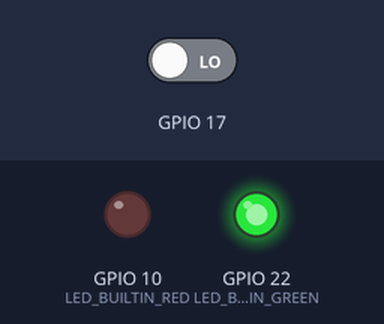
The sketch below on a simulated ESP32. Parts: output pins drawn as LEDs (lit = HIGH). Inputs (shaded band) come from the test bench; at power-on: GPIO 17 LOW. What the sketch prints to the serial monitor is not drawn.

Above: at 1.2 s.
1.3 s: GPIO 17 driven HIGH
At 2.5 s:
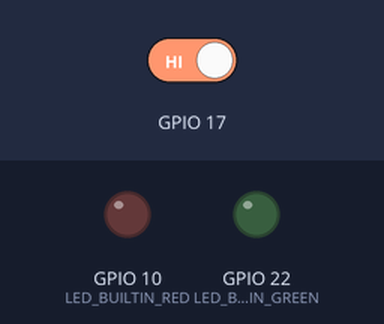
4.3 s: GPIO 17 driven LOW
At 5.3 s:
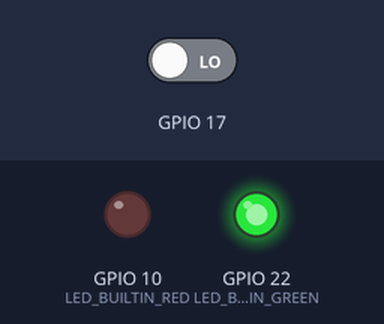
Timing chart, 0 to 7.3 s (numbered marks = the images above; inputs shaded):
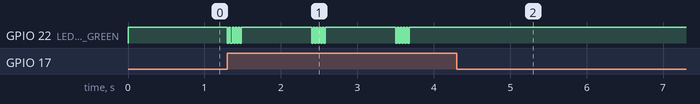

Measured:
- after the input at 1.3 s, GPIO 22 (LED_BUILTIN_GREEN): HIGH → LOW at once, then repeats every 1.1 s: 4 × (HIGH 0.02 s, LOW 0.02 s), HIGH 0.92 s, LOW 0.02 s
- after the input at 4.3 s, GPIO 22 (LED_BUILTIN_GREEN): stops changing and stays HIGH

The sketch:

esp32_read.ino
```cpp
#define LED_BUILTIN_GREEN 22
#define LED_BUILTIN_RED 10

boolean isAntiSpamTimerRunnng;
long antiSpamTimer;
long antiSpamMinimum;

// the setup function runs once when you press reset or power the board
void setup() {
  // initialize digital pin LED_BUILTIN as an output.
  pinMode(LED_BUILTIN_GREEN, OUTPUT);
  pinMode(LED_BUILTIN_RED, OUTPUT);
  Serial.begin(115200);
  Serial.println("watchman start");
  pinMode(GPIO_NUM_17, INPUT_PULLDOWN);

  digitalWrite(LED_BUILTIN_GREEN, HIGH);   // turn the LED on (HIGH is the voltage level)

  isAntiSpamTimerRunnng = false;

  //

}

void ensureWifiConnected()
{


}


void startAntiSpamTimer()
{
  isAntiSpamTimerRunnng = true;
  antiSpamTimer = 0;
}


void reactToPirDetection()
{
   Serial.println("There is a PIR signol");

}


// the loop function runs over and over again forever
void loop() {

  if(digitalRead(GPIO_NUM_17)==HIGH)
  {
    for (int i=0; i < 5; i++)
    {
     digitalWrite(LED_BUILTIN_GREEN, LOW);    // turn the LED off by making the voltage LOW
     delay(20);
     digitalWrite(LED_BUILTIN_GREEN, HIGH);    // turn the LED off by making the voltage LOW
     delay(20);
    }
    delay(800);
  }
  else {
     Serial.println("LOW");
   }

  delay(100);
}
```
